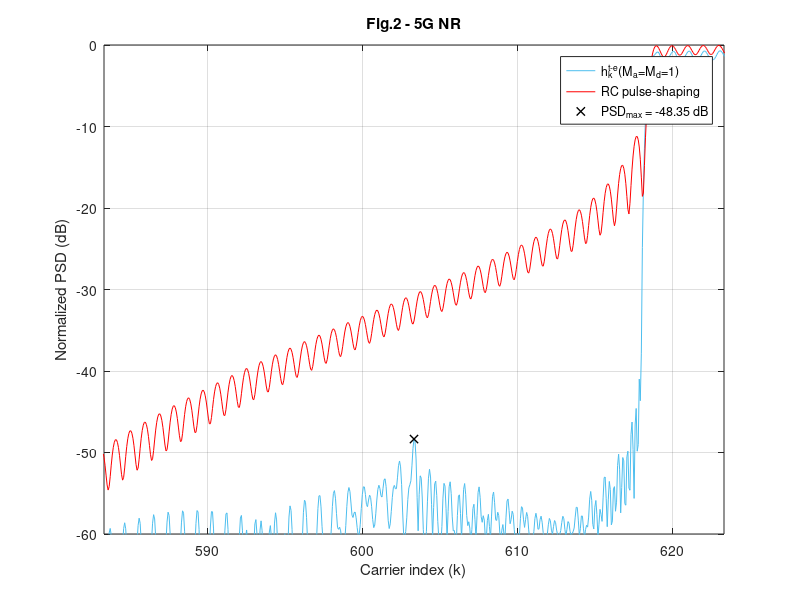

Here is the MATLAB script that generated this plot: (Note: this script raises an error after producing the figure.)
clear,
%% %%%%%%%%%%%%%%%%%%%%%%%%%%%%%%%%%%%%%%%%%%%%%%%%%%%%%%%%%%
% %                 LOAD THE PARAMETERS                   % %
%%%%%%%%%%%%%%%%%%%%%%%%%%%%%%%%%%%%%%%%%%%%%%%%%%%%%%%%%% %%
addpath('../../data/Fig2')
load('Fig2_Parameters_for_5G_NR_Ma_1_Md_1.mat');

Fsob = OFDM_param.Fsob; % Upsampling factor 
% Upsample in time-domain
N = OFDM_param.N*Fsob;
Ngi = OFDM_param.Ngi*Fsob;
b = (OFDM_param.b+1)*Fsob-1;
L = OFDM_param.L*Fsob;
Ms = OFDM_param.Ms;
g = OFDM_param.g;
us = OFDM_param.us;
ue = OFDM_param.ue;

ur = us + ue;

Pd = GenPulse_param.Pd;
Pd_todas = GenPulse_param.Pd_todas;
Paic = GenPulse_param.Paic;
Ptk = GenPulse_param.Ptk;
R_aic = GenPulse_param.R_aic;
R_tk = GenPulse_param.R_tk;
NexTemp = GenPulse_param.NexTemp;
cell_coef_lim = GenPulse_param.cell_coef_lim;



%% %%%%%%%%%%%%%%%%%%%%%%%%%%%%%%%%%%%%%%%%%%%%%%%%%%%%%%%%%%
%            OBTAIN THE PULSES IN THE SCENARIO            % %
%%%%%%%%%%%%%%%%%%%%%%%%%%%%%%%%%%%%%%%%%%%%%%%%%%%%%%%%%% %%

eta = (N+Ngi-b-1)/2; 
vn=(0:L+b-1)'-Ngi;  % Dicrete time axis vector
n0 = eta+b-Ngi;     % Phase delay due to Hermiticity


h_k = zeros((2*NexTemp+1)*L+b, N); % Matrix containing the proposed pulses
aic_k = zeros((2*NexTemp+1)*L+b, N);  % Matrix containing the AIC term
t_k = zeros((2*NexTemp+1)*L+b, N);    % Matrix containing the AST term

% Obtain h_k for every data carrier
for ind_k = 1:length(Pd);

    % % AIC terms
    %%%%%%%%%%%%%%%%%%%%%%%%%%%%%%%%%%
    % Central term
    Pc = exp(1j*2*pi/N*repmat(vn,1,length(Paic{ind_k})).*repmat(Paic{ind_k}.',length(vn),1)).*repmat(g.',1,length(Paic{ind_k}));
    % Advanced and delayed terms
    Pc = repmat(Pc,1,2*NexTemp+1);

    Omega_c_n0 = diag(repmat(exp(-1j*2*pi*Paic{ind_k}*n0/N),1+2*NexTemp,1));
    aic_temp = Pc*Omega_c_n0*diag(R_aic{ind_k}).*exp(1j*2*pi*Pd(ind_k)*n0/N);
    aic_k((NexTemp*L+1):(NexTemp+1)*L+b,Pd(ind_k)+N/2+1) = sum(aic_temp(:,1:length(Paic{ind_k})),2);    % CENTRAL TERM
    
    m_temp = 0;
    for ind_m = 1:NexTemp;                                                                              % ADVANCED AND DELAYED TERMS
        aic_k(((NexTemp-ind_m)*L+1):((NexTemp-ind_m+1)*L+b),Pd(ind_k)+N/2+1) = aic_k(((NexTemp-ind_m)*L+1):((NexTemp-ind_m+1)*L+b),Pd(ind_k)+N/2+1) + sum(aic_temp(:,(length(Paic{ind_k})*(1+m_temp)) + (1:length(Paic{ind_k}))),2);
        aic_k(((NexTemp+ind_m)*L+1):((NexTemp+ind_m+1)*L+b),Pd(ind_k)+N/2+1) = aic_k(((NexTemp+ind_m)*L+1):((NexTemp+ind_m+1)*L+b),Pd(ind_k)+N/2+1) + sum(aic_temp(:,(length(Paic{ind_k})*(1+m_temp+1)) + (1:length(Paic{ind_k}))),2);
        m_temp = m_temp+2;
    end
    
    % % AST terms
    %%%%%%%%%%%%%%%%%%%%%%%%%%%%%%%%%%
    % Central term
    Ts = exp(1j*2*pi/N*repmat(vn,1,length(Ptk{ind_k})).*repmat(Ptk{ind_k}.',length(vn),1)).*repmat(us.',1,length(Ptk{ind_k}));
    Te = exp(1j*2*pi/N*repmat(vn,1,length(Ptk{ind_k})).*repmat(Ptk{ind_k}.',length(vn),1)).*repmat(ue.',1,length(Ptk{ind_k}));
    T = [Ts, Te];
    
    % Advanced and delayed terms
    T = repmat(T,1,NexTemp+1);
    Omega_c_n0 = diag(repmat(exp(-1j*2*pi*Ptk{ind_k}*n0/N),2*(1+NexTemp),1));
    t_k_temp = T*Omega_c_n0*diag(R_tk{ind_k}).*exp(1j*2*pi*Pd(ind_k)*n0/N);
    t_k(((NexTemp)*L+1):((NexTemp+1))*L+b,Pd(ind_k)+N/2+1) = sum(t_k_temp(:,1:2*length(Ptk{ind_k})),2);

    m_temp = 0;
    for ind_m = 1:NexTemp;
            t_k(((NexTemp-ind_m)*L+1):(NexTemp-ind_m+1)*L+b,Pd(ind_k)+N/2+1) = t_k(((NexTemp-ind_m)*L+1):(NexTemp-ind_m+1)*L+b,Pd(ind_k)+N/2+1) + sum(t_k_temp(:,length(Ptk{ind_k})*(2+m_temp) + (1:length(Ptk{ind_k}))),2);
            t_k(((NexTemp+ind_m)*L+1):(NexTemp+ind_m+1)*L+b,Pd(ind_k)+N/2+1) = t_k(((NexTemp+ind_m)*L+1):(NexTemp+ind_m+1)*L+b,Pd(ind_k)+N/2+1) + sum(t_k_temp(:,length(Ptk{ind_k})*(2+m_temp+1) + (1:length(Ptk{ind_k}))),2);
            m_temp = m_temp + 2;
    end
end

h_k = aic_k + t_k;

p_k_conv = exp(1j*(2*pi/N)*repmat(vn,1,length(Pd_todas)).*repmat(Pd_todas.',length(vn),1)).*repmat(g.',1,length(Pd_todas));

h_k(NexTemp*L + (1:L+b),Pd_todas+N/2+1) = h_k(NexTemp*L + (1:L+b),Pd_todas+N/2+1) + p_k_conv;


%% %%%%%%%%%%%%%%%%%%%%%%%%%%%%%%%%%%%%%%%%%%%%%%%%%%%%%%%%%%
% %     REPRESENTATION OF THE PULSES IN THE SCENARIO      % %
%%%%%%%%%%%%%%%%%%%%%%%%%%%%%%%%%%%%%%%%%%%%%%%%%%%%%%%%%% %%

% Obtain the PSD
H_k = fft(h_k,N*Ms);
P_k = fft(p_k_conv,N*Ms);

psd_H = fftshift(sum(abs(H_k).^2,2));
psd_P = fftshift(sum(abs(P_k).^2,2));

x = (-N*Ms/2:N*Ms/2-1)/(Ms);
indices = find(ismember(x,[-N/2,N/2-1]));
indices = indices(1):1:indices(2);

x = x+N/2;
y_h = 10*log10(psd_H/max(psd_H));
y_p = 10*log10(psd_P/max(psd_P));

PSD_max = max(max(y_h(find(x>Pd_todas(end)+N/2+1.67))), max(y_h(find(x<Pd_todas(1)+N/2-1.67)))); %% PSD_MAX IS SOUGHT BEYOND THE 0.67 SCS GUARD BAND THAT IS LEFT BY EACH SIDE
x_PSD_max = x(find(y_h==PSD_max));

% Fig 2 (5G NR Ma=1, Md=1)
figure,
plot(x(indices),y_h(indices), 'DisplayName', 'h_k^{t-e}(M_a=M_d=1)', 'Color', "#4DBEEE"); hold on; grid on;
plot(x(indices),y_p(indices), 'DisplayName', 'RC pulse-shaping', 'Color', 'r');
plot(x_PSD_max, PSD_max, 'Marker', 'x', 'Color', 'k', 'LineStyle', 'none','LineWidth',1, 'DisplayName', ['PSD_{max} = ', num2str(PSD_max, '%.2f'), ' dB'])
xlabel('Carrier index (k)'); ylabel('Normalized PSD (dB)'); legend('show')
xlim(x_PSD_max+[-20,20]); ylim([-60,0])
title('Fig.2 - 5G NR')

%% %%%%%%%%%%%%%%%%%%%%%%%%%%%%
% %     CLARIFYING NOTE     % %
%%%%%%%%%%%%%%%%%%%%%%%%%%%% %%

NOTE = ['NOTE: The maximum number of RB that can be used in a 5 MHz channel is 25, which is equivalent to 4.5 MHz (SCS = 15 kHz).',...
    ' That leaves a 500 kHz guard band, 250 kHz by each side of the transmission band.',...
    ' If this guard band is reduced by repurposing those carriers that were previously assigned to it for data transmission, it can be reduced by up to 16 subcarriers, leaving a residual guard band 10 kHz wide (2/3 of an SCS).',...
    ' Hence, the PSD peak can be sought beyond that guard band, which is 1.67 SCS beyond the outermost transmitting subcarrier by each end of the passband.'];
wrapped_NOTE = textwrap({NOTE}, 70);
disp('##################################################################################')
fprintf('\n')
disp(wrapped_NOTE)
disp('##################################################################################')
